Frame 1 (no input): blank canvas, image omitted
Frame 60 (the mouse pressed at the canvas centre just before this capture): blank canvas, image omitted
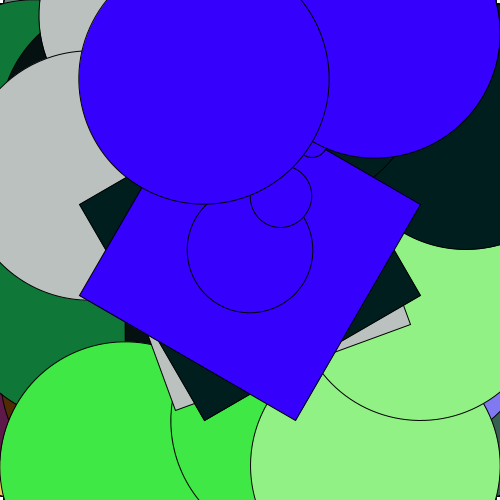
Frame 120 (the mouse held since frame 60 and released just before this capture)

The Processing sketch whose frames 1 and 60 were blank and that drew this single picture after the mouse press (run headless with seeded random() and noise(); from frame 60 on, the mouse is pressed at the canvas centre):

// Processing sketch: processing_44448
// ── processing_44448.pde




float angle;
void setup() {
  size(500,500);
  ellipseMode(CENTER);
  rectMode(CENTER);
  smooth();
}
void draw() {
  int arms = mouseY;
  int rads = mouseX;
  int space = 200;
  pushMatrix();
  background(255);
  translate(width/2,height/2);
  for (int i = 1; i < arms; i++) {
    rotate(radians(i*rads));
    fill(random(255),random(255),random(255));
    rect(0,0,width/2,height/2);
    ellipse(0,0, arms/2, arms/2);
    ellipse(0,height/8, arms/4, arms/4);
    ellipse(0,height/4, arms/8,arms/8);
    ellipse(0,height/2, arms, arms);
    ellipse(width/4,height/4, arms,arms);

  }
  popMatrix();
}
